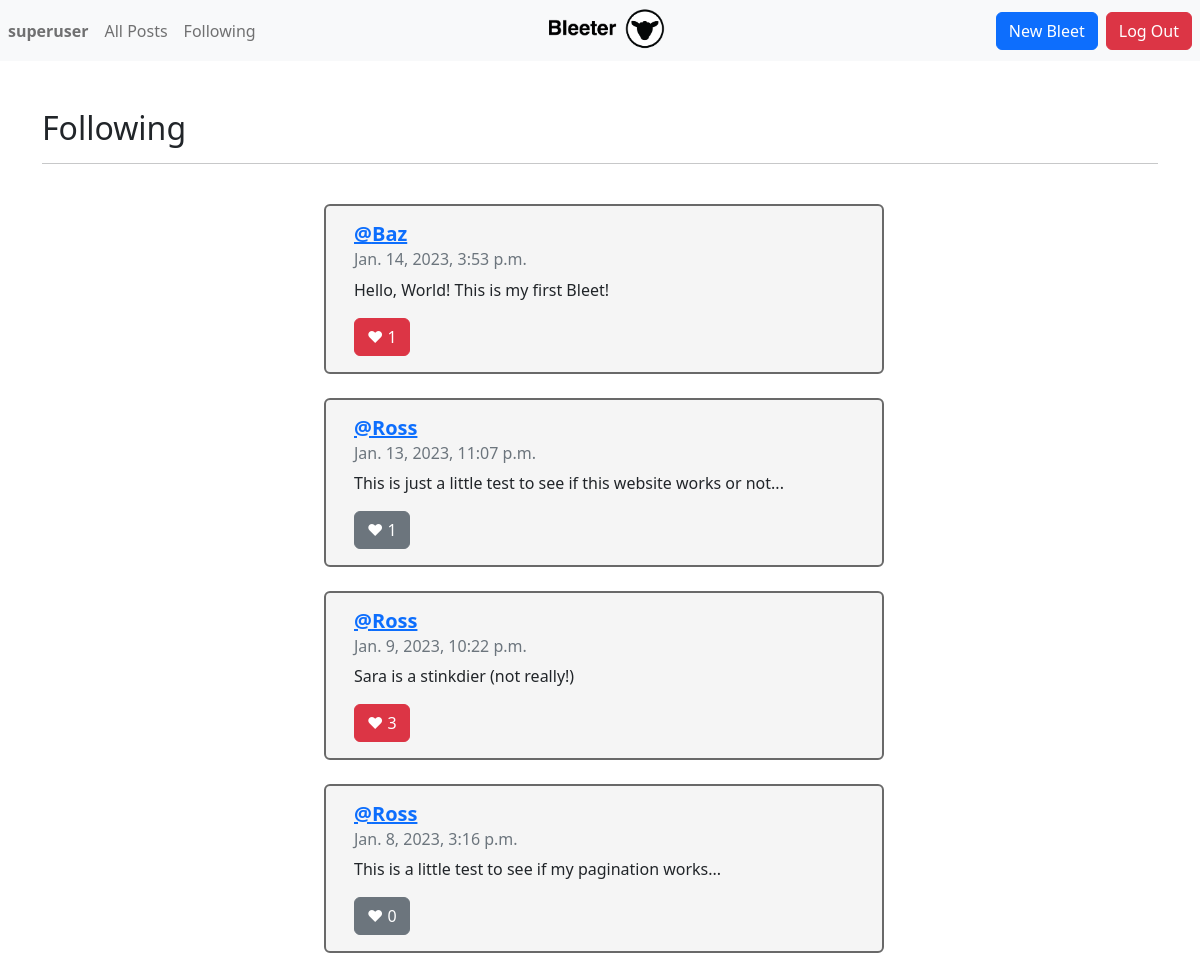
Before: /following (signed in, upper part) with the older database file.
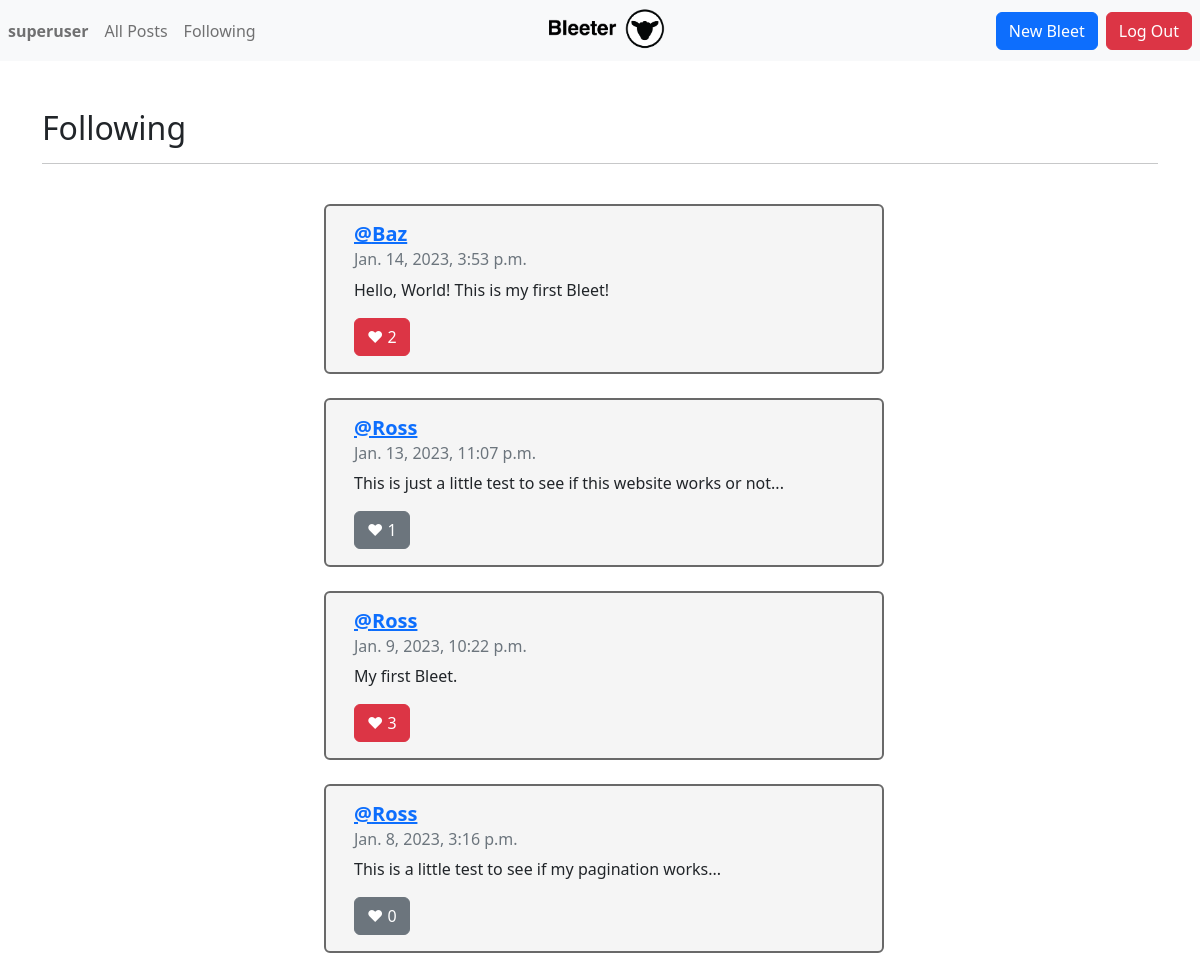
After: the same page with the newer database file.
### network/models.py (models this page shows, shortened)
class Tweet(models.Model):
    author = models.ForeignKey(User, on_delete=models.CASCADE)
    tweetText = models.CharField(max_length=255)
    posted = models.DateTimeField(auto_now_add=True)
    like = models.ManyToManyField(User, blank=True, related_name="likes")

class User(AbstractUser):
    pass

### network/views.py (the view)
# urls.py: path("following", views.following, name="following"),
@login_required(redirect_field_name='my_redirect_field')
def following(request):
    usersFollowed = request.user.following.all()
    usersFollowedIds = []
    for x in usersFollowed:
        usersFollowedIds.append(x.user.id)
    tweets = Tweet.objects.filter(author__in=usersFollowedIds).order_by('-posted')
    paginator = Paginator(tweets, 10)
    page_number = request.GET.get('page')
    page_obj = paginator.get_page(page_number)
    return render(request, "network/following.html", {
        "page_obj": page_obj
    })

### network/templates/network/following.html (shortened to what this page needs)
{% extends "network/layout.html" %}
{% block body %}
<br>
<h2>Following</h2>
<hr>
<br>
<div class="container">
   {% for tweet in page_obj %}
   <div class="row justify-content-center mb-4">
      <div class="ms-2 card" style="width: 35rem" data-id="{{tweet.id}}";>
         <div class="card-body rounded">
            <h5 class="card-title"><a href="{% url 'profile' user_id=tweet.author.id%}"><b>@{{ tweet.author}}</b></h5></a>
            <h6 class="card-subtitle mb-2 text-muted">{{tweet.posted}}</h6>
            <p class="card-text" id="tweetText">{{tweet.tweetText}}</p>
            {% if user.username in tweet.like.all|stringformat:'s' %}
            <button class="btn btn-danger float-left" id="foo">&hearts;&nbsp;<span id="number">{{ tweet.like.all.count }}</span></button>
            {% else %}
            <button class="btn btn-secondary float-left" id="foo">&hearts;&nbsp;<span id="number">{{ tweet.like.all.count }}</span></button>
            {% endif %}
         </div>
      </div>
      <br>
   </div>
   {% endfor %}
   <br>
   {% endblock %}

Changed rows visible on the page:
computed for Tweet "Jan. 14, 2023, 3:53 p.m.": like.all.count "1" → "2"
changed Tweet: tweetText "Sara is a stinkdier (not really!)" → "My first Bleet."
